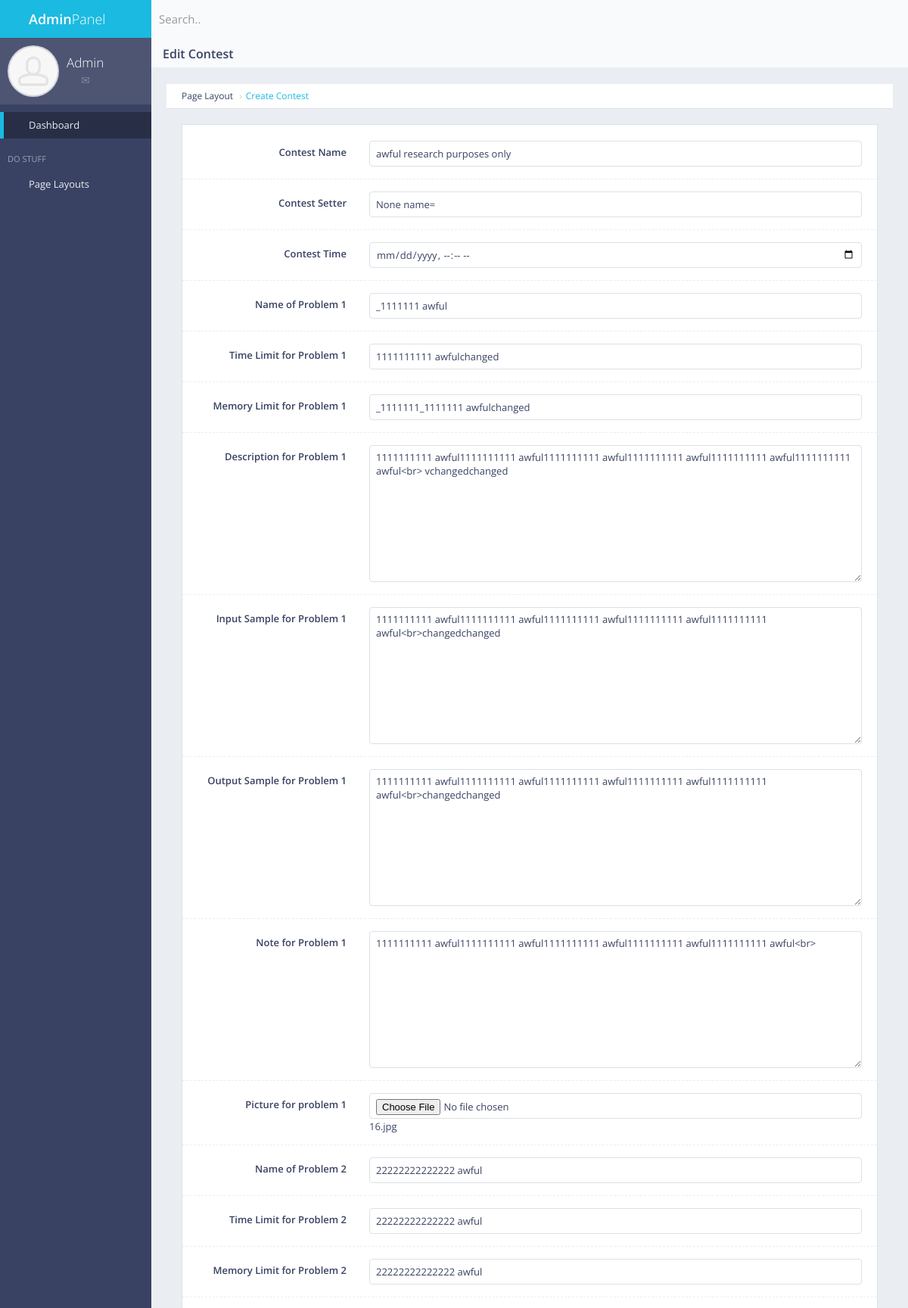
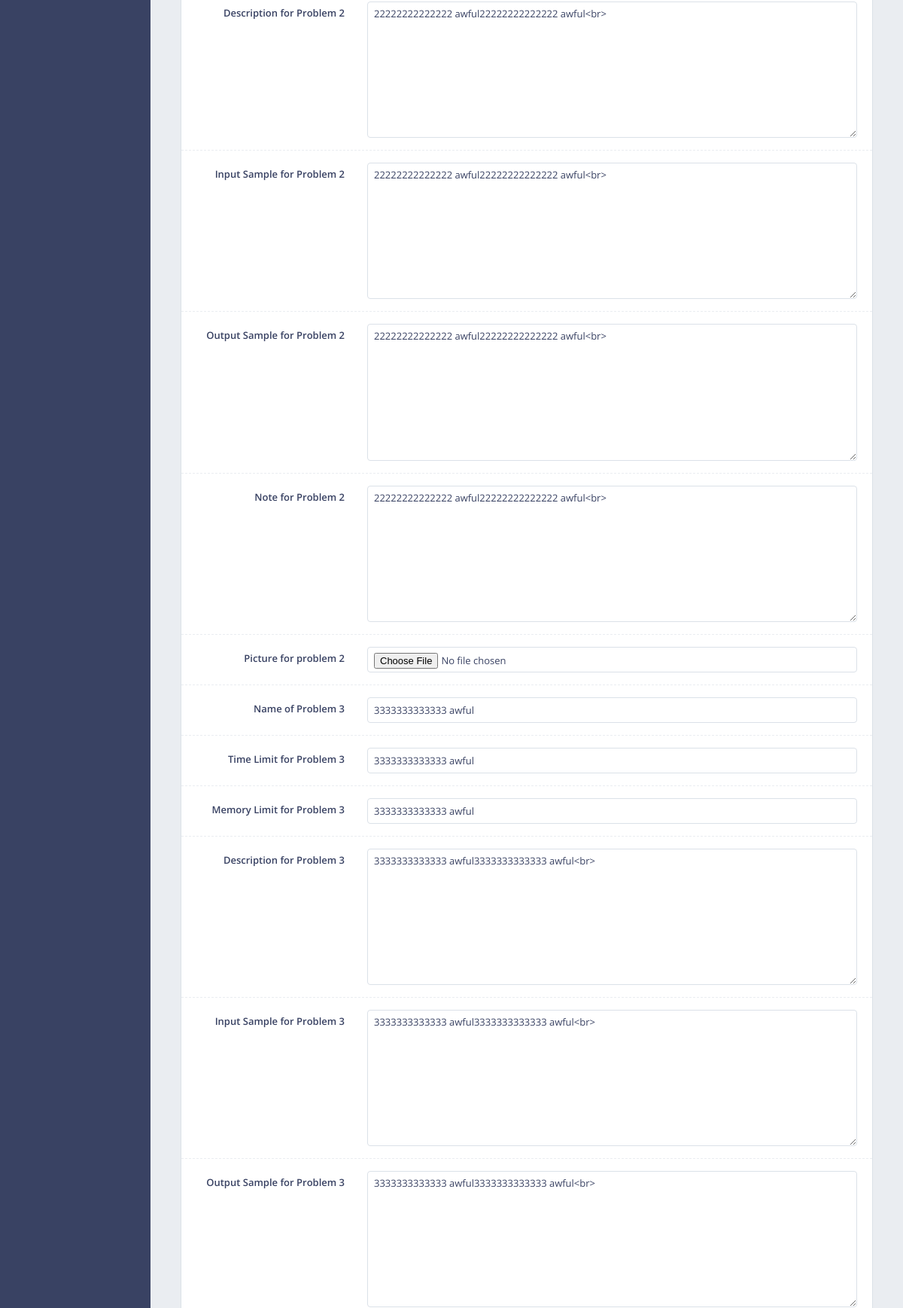
/adminpanel/contestlist/edit/23/ (signed in, upper part), run on the app's committed database (2 pictures, top to bottom).
### createcontest/models.py (models this page shows, shortened)
class Createcontest(models.Model):
	contest_name = models.CharField(max_length=50,null=True)
	contest_setter = models.CharField(max_length=50,null=True)
	contest_time = models.DateTimeField(null=True,default=datetime.date.today)
	problem_name_1 = models.CharField(max_length=50,null=True)
	problem_time_limit_1 = models.CharField(max_length=50,null=True)
	problem_memory_limit_1 = models.CharField(max_length=50,null=True)
	problem_description_1 = RichTextField(null=True);
	problem_input_1 = RichTextField(null=True)
	problem_output_1 = RichTextField(null=True)
	problem_note_1 = RichTextField(null=True)
	problem_pic_url_1 = models.TextField(default="-")
	problem_pic_1 = models.TextField(null=True)
	problem_name_2 = models.CharField(max_length=50,null=True)
	problem_time_limit_2 = models.CharField(max_length=50,null=True)
	problem_memory_limit_2 = models.CharField(max_length=50,null=True)
	problem_description_2 = RichTextField(null=True);
	problem_input_2 = RichTextField(null=True);
	problem_output_2 = RichTextField(null=True);
	problem_note_2 = RichTextField(null=True)
	problem_pic_url_2 = models.TextField(default="-")
	problem_pic_2 = models.TextField(null=True)
	problem_name_3 = models.CharField(max_length=50,null=True)
	problem_time_limit_3 = models.CharField(max_length=50,null=True)
	problem_memory_limit_3 = models.CharField(max_length=50,null=True)
	problem_description_3 = RichTextField(null=True);
	problem_input_3 = RichTextField(null=True);
	problem_output_3 = RichTextField(null=True);
	problem_note_3 = RichTextField(null=True)
	problem_pic_url_3 = models.TextField(default="-")
	problem_pic_3 = models.TextField(null=True)
	problem_name_4 = models.CharField(max_length=50,null=True)
	problem_time_limit_4 = models.CharField(max_length=50,null=True)
	problem_memory_limit_4 = models.CharField(max_length=50,null=True)
	problem_description_4 = RichTextField(null=True);
	problem_input_4 = RichTextField(null=True);
	problem_output_4 = RichTextField(null=True);
	problem_note_4 = RichTextField(null=True)
	problem_pic_url_4 = models.TextField(default="-")
	problem_pic_4 = models.TextField(null=True)
	problem_name_5 = models.CharField(max_length=50,null=True)
	problem_time_limit_5 = models.CharField(max_length=50,null=True)
	problem_memory_limit_5 = models.CharField(max_length=50,null=True)
	problem_description_5 = RichTextField(null=True);
	problem_input_5 = RichTextField(null=True);
	problem_output_5 = RichTextField(null=True);
	problem_note_5 = RichTextField(null=True)
	problem_pic_url_5 = models.TextField(default="-")
	problem_pic_5 = models.TextField(null=True)

### frontpage/views.py (the view)
# urls.py: url(r'^adminpanel/contestlist/edit/(?P<pk>\d+)/$',views.contest_edit,name='contest_edit'),
def contest_edit(request,pk):
	if not request.user.is_authenticated:
		return redirect('adminlogin')
	sitename = 'Edit Contest'
	contest = Createcontest.objects.get(pk=pk)
	args = {'sitename':sitename,'contest':contest}
	return render(request,'back/contest_edit.html',args)

### frontpage/templates/back/contest_edit.html (shortened to what this page needs)
{% extends 'back/master.html' %}
{% load static %}
{% block mainblock %}
<div class="block-title">
	<h2><strong>Edit Contest</strong></h2>
</div>
<div class="table-responsive">
	<div id="page-content">
		<ul class="breadcrumb breadcrumb-top">
			<li>Page Layout</li>
			<li><a href="">Create Contest</a></li>
		</ul>
		<div class="row">
			<div class="col-md-12">
				<div class="block">
					<form action="{% url 'contest_add' %}" method="post" enctype="multipart/form-data" class="form-horizontal form-bordered">
						<div class="form-group">
							<label class="col-md-3 control-label" for="example-text-input">Contest Name</label>
							<div class="col-md-9">
								<input type="text" id="contest_name" value="{{contest.contest_name}}" name="contest_name" class="form-control" placeholder="Text">
							</div>
						</div>
						<div class="form-group">
							<label class="col-md-3 control-label" for="example-text-input">Contest Setter</label>
							<div class="col-md-9">
								<input type="text" id="contest_setter" value="{{contest.contest_setter}} name=" contest_setter" class="form-control" placeholder="Text">
							</div>
						</div>
						<div class="form-group">
							<label class="col-md-3 control-label" for="example-text-input">Contest Time</label>
							<div class="col-md-9">
								<input type="datetime-local" id="contest_time" value="{{contest.contest_time}} name=" contest_time" class="form-control" placeholder="Text">
							</div>
						</div>
						<div class="form-group">
							<label class="col-md-3 control-label" for="example-text-input">Name of Problem 1</label>
							<div class="col-md-9">
								<input type="text" id="problem_name_1" value="{{contest.problem_name_1}}" name="problem_name_1" class="form-control" placeholder="Text">
							</div>
						</div>
						<div class="form-group">
							<label class="col-md-3 control-label" for="example-text-input">Time Limit for Problem 1</label>
							<div class="col-md-9">
								<input type="text" id="problem_time_limit_1" value="{{contest.problem_time_limit_1}}" name="problem_time_limit_1" class="form-control" placeholder="Text">
							</div>
						</div>
						<div class="form-group">
							<label class="col-md-3 control-label" for="example-text-input">Memory Limit for Problem 1</label>
							<div class="col-md-9">
								<input type="text" id="problem_memory_limit_1" value="{{contest.problem_memory_limit_1}}" name="problem_memory_limit_1" class="form-control" placeholder="Text">
							</div>
						</div>
						<div class="form-group">
							<label class="col-md-3 control-label" for="example-textarea-input">Description for Problem 1</label>
							<div class="col-md-9">
								<textarea id="problem_description_1" name="problem_description_1" rows="9" class="form-control" placeholder="Content..">{{contest.problem_description_1 | safe}}</textarea>
							</div>
						</div>
						<div class="form-group">
							<label class="col-md-3 control-label" for="example-textarea-input">Input Sample for Problem 1</label>
							<div class="col-md-9">
								<textarea id="problem_input_1" name="problem_input_1" rows="9" class="form-control" placeholder="Content..">{{contest.problem_input_1}}</textarea>
							</div>
						</div>
						<div class="form-group">
							<label class="col-md-3 control-label" for="example-textarea-input">Output Sample for Problem 1</label>
							<div class="col-md-9">
								<textarea id="problem_output_1" name="problem_output_1" rows="9" class="form-control" placeholder="Content..">{{contest.problem_output_1}}</textarea>
							</div>
						</div>
						<div class="form-group">
							<label class="col-md-3 control-label" for="example-textarea-input">Note for Problem 1</label>
							<div class="col-md-9">
								<textarea id="problem_note_1" name="problem_note_1" rows="9" class="form-control" placeholder="Content..">{{contest.problem_note_1}}</textarea>
							</div>
						</div>
						<div class="form-group">
							<label class="col-md-3 control-label" for="example-textarea-input">Picture for problem 1</label>
							<div class="col-md-9">
								<input type="file" id="problem_pic_1" value="" name="problem_pic_1" rows="9" class="form-control" placeholder="Content..">{{contest.problem_pic_1}}</input>
							</div>
						</div>
						<div class="form-group">
							<label class="col-md-3 control-label" for="example-text-input">Name of Problem 2</label>
							<div class="col-md-9">
								<input type="text" id="problem_name_2" value="{{contest.problem_name_2}}" name="problem_name_2" class="form-control" placeholder="Text">
							</div>
						</div>
						<div class="form-group">
							<label class="col-md-3 control-label" for="example-text-input">Time Limit for Problem 2</label>
							<div class="col-md-9">
								<input type="text" id="problem_time_limit_2" value="{{contest.problem_time_limit_2}}" name="problem_time_limit_2" class="form-control" placeholder="Text">
							</div>
						</div>
						<div class="form-group">
							<label class="col-md-3 control-label" for="example-text-input">Memory Limit for Problem 2</label>
							<div class="col-md-9">
								<input type="text" id="problem_memory_limit_2" value="{{contest.problem_memory_limit_2}}" name="problem_memory_limit_2" class="form-control" placeholder="Text">
							</div>
						</div>
						<div class="form-group">
							<label class="col-md-3 control-label" for="example-textarea-input">Description for Problem 2</label>
							<div class="col-md-9">
								<textarea id="problem_description_2" name="problem_description_2" rows="9" class="form-control" placeholder="Content..">{{contest.problem_description_2}}</textarea>
							</div>
						</div>
						<div class="form-group">
							<label class="col-md-3 control-label" for="example-textarea-input">Input Sample for Problem 2</label>
							<div class="col-md-9">
								<textarea id="problem_input_2" name="problem_input_2" rows="9" class="form-control" placeholder="Content..">{{contest.problem_input_2}}</textarea>
							</div>
						</div>
						<div class="form-group">
							<label class="col-md-3 control-label" for="example-textarea-input">Output Sample for Problem 2</label>
							<div class="col-md-9">
								<textarea id="problem_output_2" name="problem_output_2" rows="9" class="form-control" placeholder="Content..">{{contest.problem_output_2}}</textarea>
							</div>
						</div>
						<div class="form-group">
							<label class="col-md-3 control-label" for="example-textarea-input">Note for Problem 2</label>
							<div class="col-md-9">
								<textarea id="problem_note_2" name="problem_note_2" rows="9" class="form-control" placeholder="Content..">{{contest.problem_note_2}}</textarea>
							</div>
						</div>
						<div class="form-group">
							<label class="col-md-3 control-label" for="example-textarea-input">Picture for problem 2</label>
							<div class="col-md-9">
								<input type="file" id="problem_pic_2" name="problem_pic_2" rows="9" class="form-control" placeholder="Content.."></input>
							</div>
						</div>
						<div class="form-group">
							<label class="col-md-3 control-label" for="example-text-input">Name of Problem 3</label>
							<div class="col-md-9">
								<input type="text" id="problem_name_3" value="{{contest.problem_name_3}}" name="problem_name_3" class="form-control" placeholder="Text">
							</div>
						</div>
						<div class="form-group">
							<label class="col-md-3 control-label" for="example-text-input">Time Limit for Problem 3</label>
							<div class="col-md-9">
								<input type="text" id="problem_time_limit_3" value="{{contest.problem_time_limit_3}}" name="problem_time_limit_3" class="form-control" placeholder="Text">
							</div>
						</div>
						<div class="form-group">
							<label class="col-md-3 control-label" for="example-text-input">Memory Limit for Problem 3</label>
							<div class="col-md-9">
								<input type="text" id="problem_memory_limit_3" value="{{contest.problem_memory_limit_3}}" name="problem_memory_limit_3" class="form-control" placeholder="Text">
							</div>
						</div>
						<div class="form-group">
							<label class="col-md-3 control-label" for="example-textarea-input">Description for Problem 3</label>
							<div class="col-md-9">
								<textarea id="problem_description_3" name="problem_description_3" rows="9" class="form-control" placeholder="Content..">{{contest.problem_description_3}}</textarea>
							</div>
						</div>
						<div class="form-group">
							<label class="col-md-3 control-label" for="example-textarea-input">Input Sample for Problem 3</label>
							<div class="col-md-9">
								<textarea id="problem_input_3" name="problem_input_3" rows="9" class="form-control" placeholder="Content..">{{contest.problem_input_3}}</textarea>
							</div>
						</div>
						<div class="form-group">
							<label class="col-md-3 control-label" for="example-textarea-input">Output Sample for Problem 3</label>
							<div class="col-md-9">
								<textarea id="problem_output_3" name="problem_output_3" rows="9" class="form-control" placeholder="Content..">{{contest.problem_output_3}}</textarea>
							</div>
						</div>
					</form>
				</div>
			</div>
		</div>
	</div>
</div>
{% endblock %}

### data on the page
Createcontest: contest_name "awful research purposes only", contest_setter "None name=", problem_name_1 "_1111111 awful", problem_time_limit_1 "1111111111 awfulchanged", problem_memory_limit_1 "_1111111_1111111 awfulchanged", problem_description_1 "1111111111 awful1111111111 awful1111111111 awful1111111111 awful1111111111 awful1111111111 awful<br> vchangedchanged", problem_input_1 "1111111111 awful1111111111 awful1111111111 awful1111111111 awful1111111111 awful<br>changedchanged", problem_output_1 "1111111111 awful1111111111 awful1111111111 awful1111111111 awful1111111111 awful<br>changedchanged", problem_note_1 "1111111111 awful1111111111 awful1111111111 awful1111111111 awful1111111111 awful<br>", problem_pic_1 "16.jpg", problem_name_2 "22222222222222 awful", problem_time_limit_2 "22222222222222 awful", problem_memory_limit_2 "22222222222222 awful", problem_description_2 "22222222222222 awful22222222222222 awful<br>", problem_input_2 "22222222222222 awful22222222222222 awful<br>", problem_output_2 "22222222222222 awful22222222222222 awful<br>", problem_note_2 "22222222222222 awful22222222222222 awful<br>", problem_name_3 "3333333333333 awful", problem_time_limit_3 "3333333333333 awful", problem_memory_limit_3 "3333333333333 awful", problem_description_3 "3333333333333 awful3333333333333 awful<br>", problem_input_3 "3333333333333 awful3333333333333 awful<br>", problem_output_3 "3333333333333 awful3333333333333 awful<br>"
